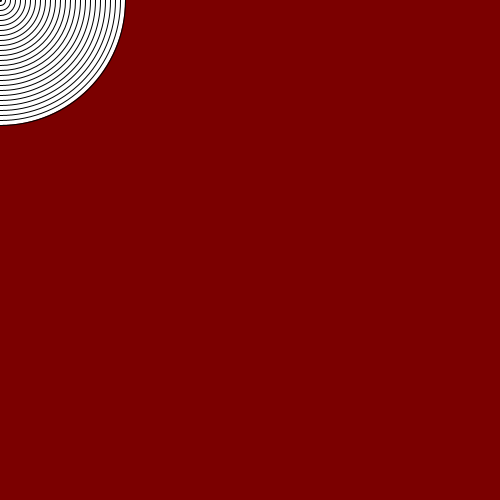
Frame 1 (no input)
Frame 60 (the mouse pressed at the canvas centre just before this capture): identical to frame 1, image omitted
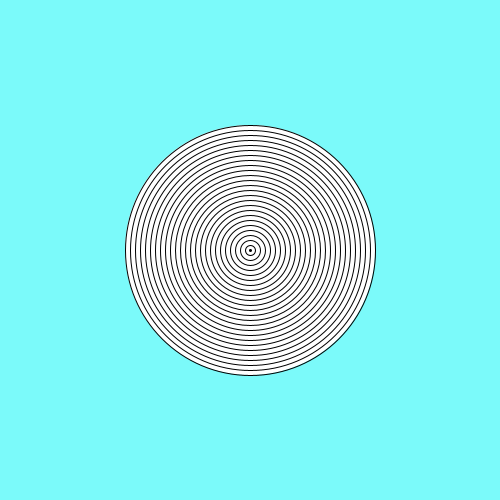
Frame 120 (the mouse held since frame 60 and released just before this capture)

The Processing sketch that drew these frames (run headless with seeded random() and noise(); from frame 60 on, the mouse is pressed at the canvas centre):

// Processing sketch: processing_154786
// ── processing_154786.pde

void setup(){
  size(500,500);

}
 void draw(){
   background(123,mouseX, mouseY); 
   
   rectMode(CENTER);
   ellipse(mouseY, mouseX, 250,250);

   rectMode(CENTER);
   ellipse(mouseX,mouseY, 240,240);
   
   rectMode(CENTER);
   ellipse( mouseY, mouseX, 230,230);
  
   rectMode(CENTER);
   ellipse(mouseX, mouseY, 220,220);
   
   rectMode(CENTER);
   ellipse(mouseY, mouseX, 210,210);
   
   rectMode(CENTER);
   ellipse(mouseX, mouseY, 200,200);
   
   rectMode(CENTER);
   ellipse(mouseY, mouseX, 190,190);
   
   rectMode(CENTER);
   ellipse(mouseX, mouseY, 180,180);
   
   rectMode(CENTER);
   ellipse(mouseY, mouseX, 170,170);
   
   rectMode(CENTER);
   ellipse(mouseX, mouseY, 160,160);
   
   rectMode(CENTER);
   ellipse(mouseY, mouseX, 150,150);
   
   rectMode(CENTER);
   ellipse(mouseX, mouseY, 140,140);
   
   rectMode(CENTER);
   ellipse(mouseY, mouseX, 130,130);
   
   rectMode(CENTER);
   ellipse(mouseX, mouseY, 120,120);
   
   rectMode(CENTER);
   ellipse(mouseY, mouseX, 110,110);
   
   rectMode(CENTER);
   ellipse(mouseX, mouseY, 100,100);
   
   rectMode(CENTER);
   ellipse(mouseY, mouseX, 90,90);
   
   rectMode(CENTER);
   ellipse(mouseX, mouseY, 80,80);
   
   rectMode(CENTER);
   ellipse(mouseY, mouseX, 70,70);
   
   rectMode(CENTER);
   ellipse(mouseX, mouseY, 60,60);
   
   rectMode(CENTER);
   ellipse(mouseY, mouseX, 50,50);
   
   rectMode(CENTER);
   ellipse(mouseX, mouseY, 40,40);
   
   rectMode(CENTER);
   ellipse(mouseY, mouseX, 30,30);
   
   rectMode(CENTER);
   ellipse(mouseX, mouseY, 20,20);
   
   rectMode(CENTER);
   ellipse(mouseY, mouseX, 10,10);
   
   rectMode(CENTER);
   ellipse(mouseX, mouseY, 2,2);
   
   rectMode(CENTER);
   ellipse(mouseY, mouseX, 1,1);
 }
